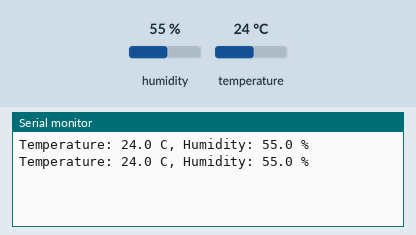
Recording of a sketch running on a simulated ESP32. Shown: the last lines printed to the serial monitor. The inputs (shaded band) are chosen by the test bench; at power-on: humidity 55 %, temperature 24 °C.

Above: at 2.8 s.
2.9 s: humidity set to 22 %
At 4.9 s:
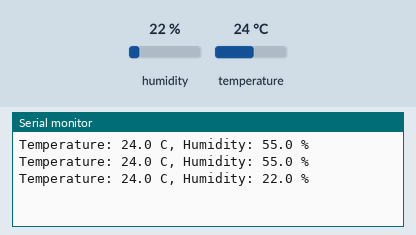
5.6 s: temperature set to 12 °C
At 6.8 s:
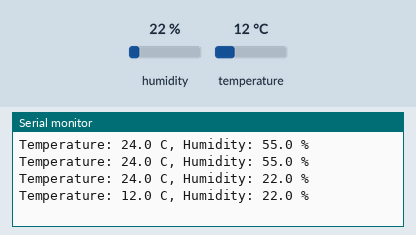
8.3 s: humidity set to 40 %
At 10.6 s:
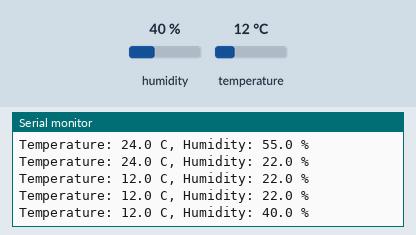
Timing chart, 0 to 12.1 s (numbered marks = the images above; inputs shaded):
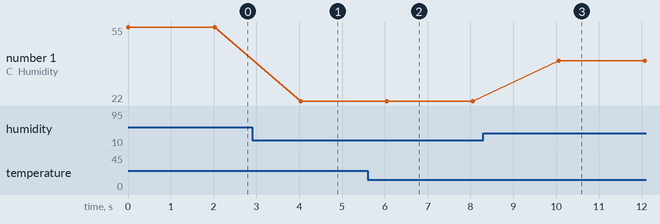

The sketch:

sketch.ino
```cpp
#include <DHTesp.h>
DHTesp dht;
void setup(){Serial.begin(115200);dht.setup(4,DHTesp::DHT22);}
void loop(){
 TempAndHumidity data=dht.getTempAndHumidity();
 if(isnan(data.temperature)||isnan(data.humidity)){Serial.println("Read failed");}
 else {Serial.print("Temperature: ");Serial.print(data.temperature,1);Serial.print(" C, Humidity: ");Serial.print(data.humidity,1);Serial.println(" %");}
 delay(2000);
}
```

Measured:
- after the input at 2.9 s, the serial monitor: prints a new line after 1.1 s (image 1)
- after the input at 5.6 s, the serial monitor: prints a new line after 0.44 s (image 2)
- after the input at 8.3 s, the serial monitor: prints a new line after 1.8 s (image 3)
- plotted number 1: 55 → 22 after the input at 2.9 s, 22 → 40 after the input at 8.3 s
